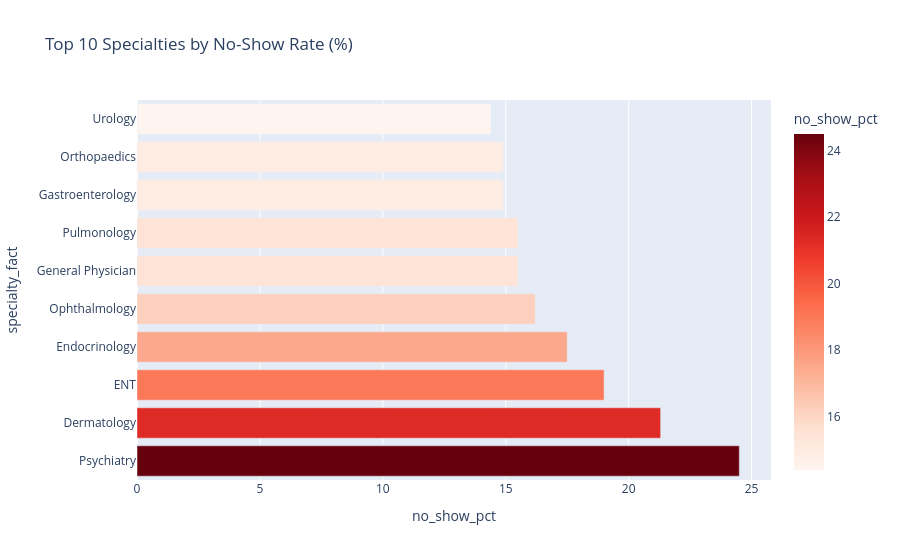

Source (notebook cell):
### Code cell
# A. No-Show Rate by Specialty & City
noshow_specialty = historical_df.groupby('specialty_fact')['no_show_flag'].mean().reset_index()
noshow_specialty['no_show_pct'] = (noshow_specialty['no_show_flag'] * 100).round(1)
noshow_specialty = noshow_specialty.sort_values('no_show_pct', ascending=False)

fig4 = px.bar(noshow_specialty.head(10), x='no_show_pct', y='specialty_fact', orientation='h',
              title='Top 10 Specialties by No-Show Rate (%)', color='no_show_pct', color_continuous_scale='Reds')
fig4.show()

### Figure 1 — Plotly figure (JSON) as saved in the notebook; plotly's stock layout.template omitted (floating-point values rounded to 4 significant figures)
{"data": [{"hovertemplate": "no_show_pct=%{marker.color}<br>specialty_fact=%{y}<extra></extra>", "legendgroup": "", "marker": {"color": [24.5, 21.3, 19.0, 17.5, 16.2, 15.5, 15.5, 14.9, 14.9, 14.4], "coloraxis": "coloraxis", "pattern": {"shape": ""}}, "name": "", "orientation": "h", "showlegend": false, "textposition": "auto", "type": "bar", "x": [24.5, 21.3, 19.0, 17.5, 16.2, 15.5, 15.5, 14.9, 14.9, 14.4], "xaxis": "x", "y": ["Psychiatry", "Dermatology", "ENT", "Endocrinology", "Ophthalmology", "General Physician", "Pulmonology", "Gastroenterology", "Orthopaedics", "Urology"], "yaxis": "y"}], "layout": {"barmode": "relative", "coloraxis": {"autocolorscale": false, "colorbar": {"title": {"text": "no_show_pct"}}, "colorscale": [[0, "rgb(255,245,240)"], [0.125, "rgb(254,224,210)"], [0.25, "rgb(252,187,161)"], [0.375, "rgb(252,146,114)"], [0.5, "rgb(251,106,74)"], [0.625, "rgb(239,59,44)"], [0.75, "rgb(203,24,29)"], [0.875, "rgb(165,15,21)"], [1, "rgb(103,0,13)"]]}, "legend": {"tracegroupgap": 0}, "title": {"text": "Top 10 Specialties by No-Show Rate (%)"}, "xaxis": {"anchor": "y", "domain": [0, 1], "title": {"text": "no_show_pct"}}, "yaxis": {"anchor": "x", "domain": [0, 1], "title": {"text": "specialty_fact"}}}}
